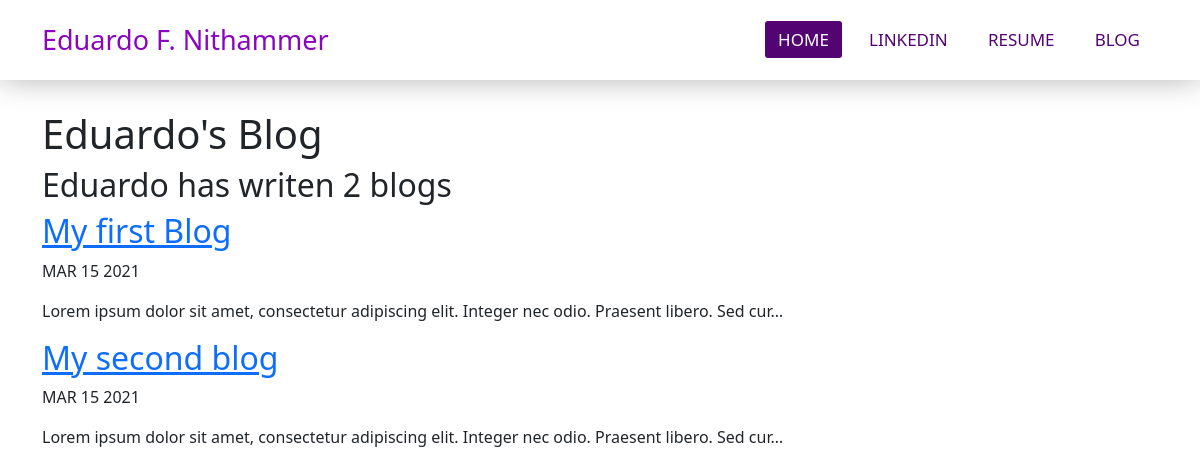
Screenshot of /blog/ with the database file from the repository.
### blog/models.py (models this page shows, shortened)
class Blog(models.Model):
    title = models.CharField(max_length=100)
    text = models.TextField()
    dateCreated = models.DateField(auto_now_add=True)
    dateUpdated = models.DateField(auto_now=True)

### blog/views.py (the view)
# urls.py: path('', views.all_blogs, name="all_blogs"),
def all_blogs(request):
    blogs = Blog.objects.order_by('-dateCreated')
    return render(request,'blog/all_blogs.html',{'blogs':blogs})

### blog/templates/blog/all_blogs.html
{% extends 'portfolio/base.html' %}
{% block content%}
  <h1>Eduardo's Blog</h1>
  <h2>Eduardo has writen {{ blogs.count }} blog{{ blogs.count|pluralize }}</h2>
  {% for blog in blogs %}
    <a href="{% url 'blog:detail' blog.id %}"><h2>{{ blog.title }}</h2></a>
    <p>{{ blog.dateCreated|date:'M d Y'|upper }}</p>
    <p>{{ blog.text|striptags|truncatechars:100 }}</p>
  {% endfor %}
{% endblock %}

### portfolio/templates/portfolio/base.html (shortened to what this page needs)
<!doctype html>
<html lang="en">
  <head>
    <link href="https://cdn.jsdelivr.net/npm/bootstrap@5.0.0-beta2/dist/css/bootstrap.min.css" rel="stylesheet">
    <link rel="stylesheet" href="https://cdnjs.cloudflare.com/ajax/libs/font-awesome/4.7.0/css/font-awesome.min.css">
  </head>
  <body>
    {% load static %}
    <div class="header-nav">
      <div class="container">
        <div class="row">
          <nav class="main-nav">
          <label class="logo">Eduardo F. Nithammer</label>
          <ul>
            <li><a class="active" href="#">HOME</a></li>
            <li><a href="https://www.linkedin.com/in/eduardo-ferroni-nithammer-712bb733/" target="_blank">LINKEDIN</a></li>
            <li><a href="{% static  'portfolio/EduardoResume.pdf' %}" target="_blank">RESUME</a></li>
            <li><a href="{% url 'blog:all_blogs'%}">BLOG</a></li>
          </ul>
        </nav>
        </div>
      </div>
    </div>
    <div class="container" id="content">
      {% block content %}{% endblock %}
    </div>
  </body>
</html>

### portfolio/templates/portfolio/base.html (style rules this page uses)
.header-nav { background-color: rgba(255, 255, 255, 0.94); height: 80px; width: 100%; z-index: 1; box-shadow: 0 0 30px rgb(0 0 0 / 30%); }
.main-nav { height: 80px; width: 100%; }
label.logo { color: rgb(138, 5, 190); font-size: 27px; line-height: 80px; font-weight:500; }
.main-nav ul { float: right; }
.main-nav ul li { display: inline-block; line-height: 80px; margin: 0 5px; }
.main-nav ul li a { color:#540373; font-size: 17px; padding: 7px 13px; border-radius: 3px; text-transform: uppercase; text-decoration: none; }
.main-nav ul li a.active, a:hover { background-color: #540373; transition: .5s; color: white; }
#content { padding-top:30px; }

### rows the page displays
Blog: title "My first Blog", dateCreated "MAR 15 2021", text "Lorem ipsum dolor sit amet, consectetur adipiscing elit. Integer nec odio. Praesent libero. Sed cur…"
Blog: title "My second blog", dateCreated "MAR 15 2021", text "Lorem ipsum dolor sit amet, consectetur adipiscing elit. Integer nec odio. Praesent libero. Sed cur…"

### other values shown
{{ blogs.count }} "2"
